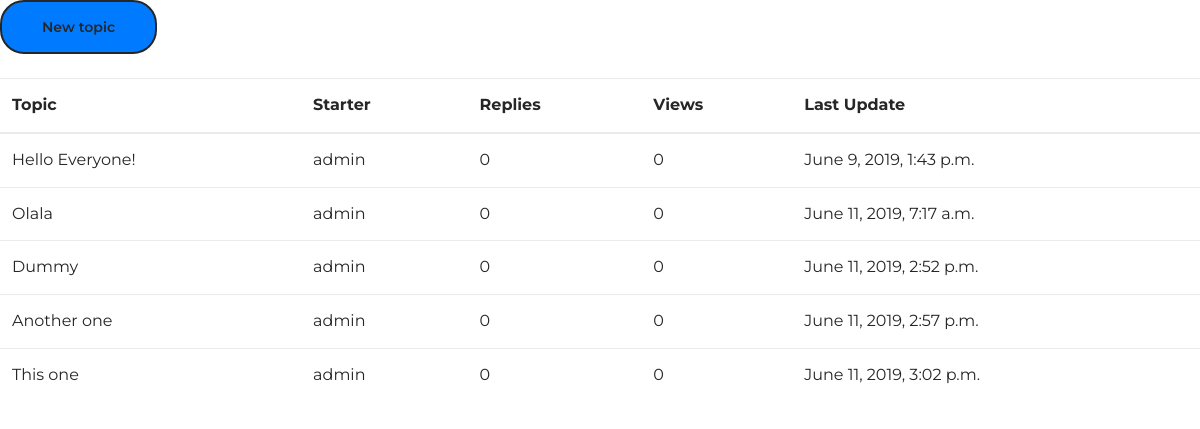
The app's page /boards/1/ with its own data.
### boards/models.py (models this page shows)
class Topic(models.Model):
    subject = models.CharField(max_length=255)
    last_updated = models.DateTimeField(auto_now_add=True)
    board = models.ForeignKey(Board,on_delete=models.CASCADE, related_name='topics')
    starter = models.ForeignKey(User,on_delete=models.CASCADE, related_name='topics')

### boards/views.py (the view)
# urls.py: url(r'^boards/(?P<pk>\d+)/$', views.board_topics, name='board_topics'),
def board_topics(request, pk):
        board = get_object_or_404(Board, pk=pk)
        return render(request, 'topics.html', {'board': board})

### templates/topics.html (shortened to what this page needs)
{% extends 'base.html' %}
{% block content %}
<div class="mb-4">
    <a href="{% url 'new_topic' board.pk %}" class="btn btn-primary">New topic</a>
  </div>
    <table class="table">
    <thead class="thead-inverse">
      <tr>
        <th>Topic</th>
        <th>Starter</th>
        <th>Replies</th>
        <th>Views</th>
        <th>Last Update</th>
      </tr>
    </thead>
    <tbody>
      {% for topic in board.topics.all %}
        <tr>
          <td>{{ topic.subject }}</td>
          <td>{{ topic.starter.username }}</td>
          <td>0</td>
          <td>0</td>
          <td>{{ topic.last_updated }}</td>
        </tr>
      {% endfor %}
    </tbody>
  </table>
{% endblock %}

### templates/base.html (shortened to what this page needs)
{% load static %}<!DOCTYPE html>
<html>
  <head>
    <link rel="stylesheet" href="{% static 'css/bootstrap.min.css' %}">
    <link rel="stylesheet" href="{% static 'css/font-awesome.min.css' %}">
    <link rel="stylesheet" href="{% static 'css/elegant-fonts.css' %}">
    <link rel="stylesheet" href="{% static 'css/themify-icons.css' %}">
    <link rel="stylesheet" href="{% static 'css/swiper.min.css' %}">
    <link rel="stylesheet" href="{% static 'css/style.css' %}">
    <link rel="stylesheet" href="{% static 'css/app.css' %}">
  </head>
  <body>
    {% block body %}
    {% block content %}
    {% endblock %}
{% endblock body %}
  </body>
</html>

### static/css/style.css (style rules this page uses)
body { color: #262626; font-size: 16px; line-height: 1.8; font-family: 'Montserrat', sans-serif; }
a { color: #262626; }
.btn { padding: 18px 40px; border: 2px solid #262626; border-radius: 24px; font-size: 14px; font-weight: 600; line-height: 1; color: #262626; outline: none; }

### records on screen
Topic: subject "Hello Everyone!", starter.username "admin", last_updated "June 9, 2019, 1:43 p.m."
Topic: subject "Olala", starter.username "admin", last_updated "June 11, 2019, 7:17 a.m."
Topic: subject "Dummy", starter.username "admin", last_updated "June 11, 2019, 2:52 p.m."
Topic: subject "Another one", starter.username "admin", last_updated "June 11, 2019, 2:57 p.m."
Topic: subject "This one", starter.username "admin", last_updated "June 11, 2019, 3:02 p.m."
